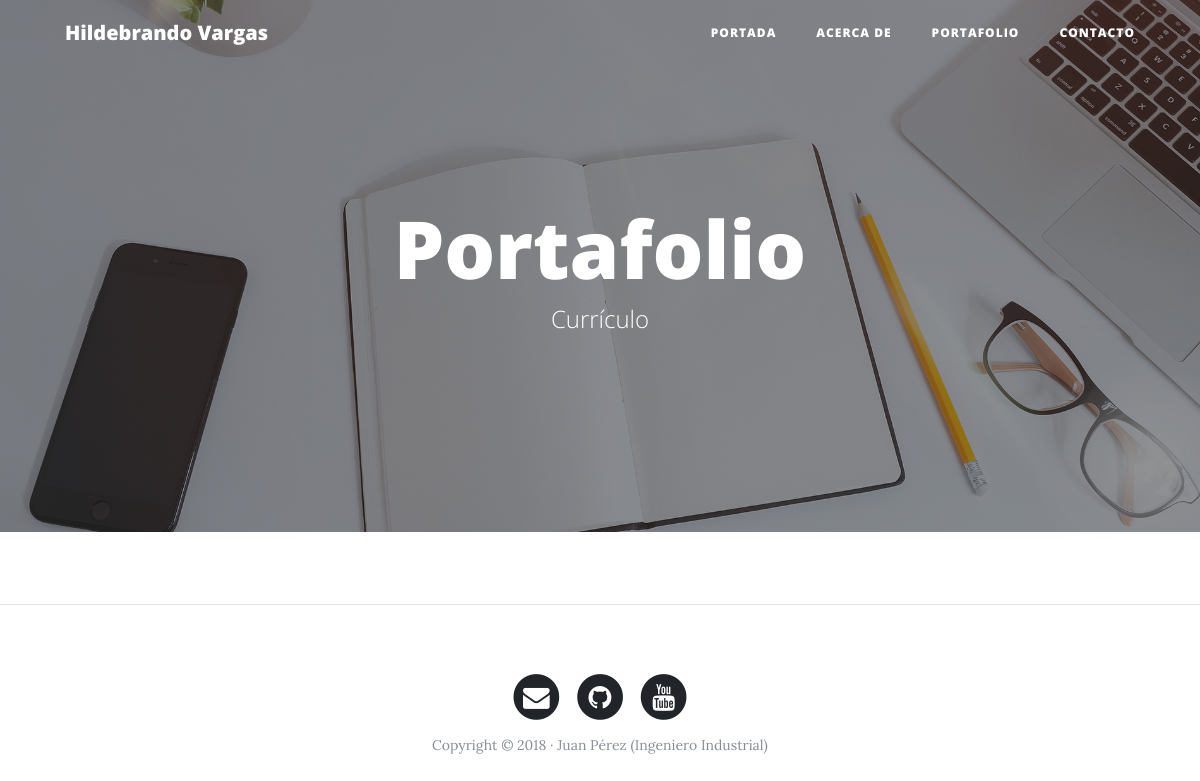
/portfolio/, run on an earlier commit of the app's database.
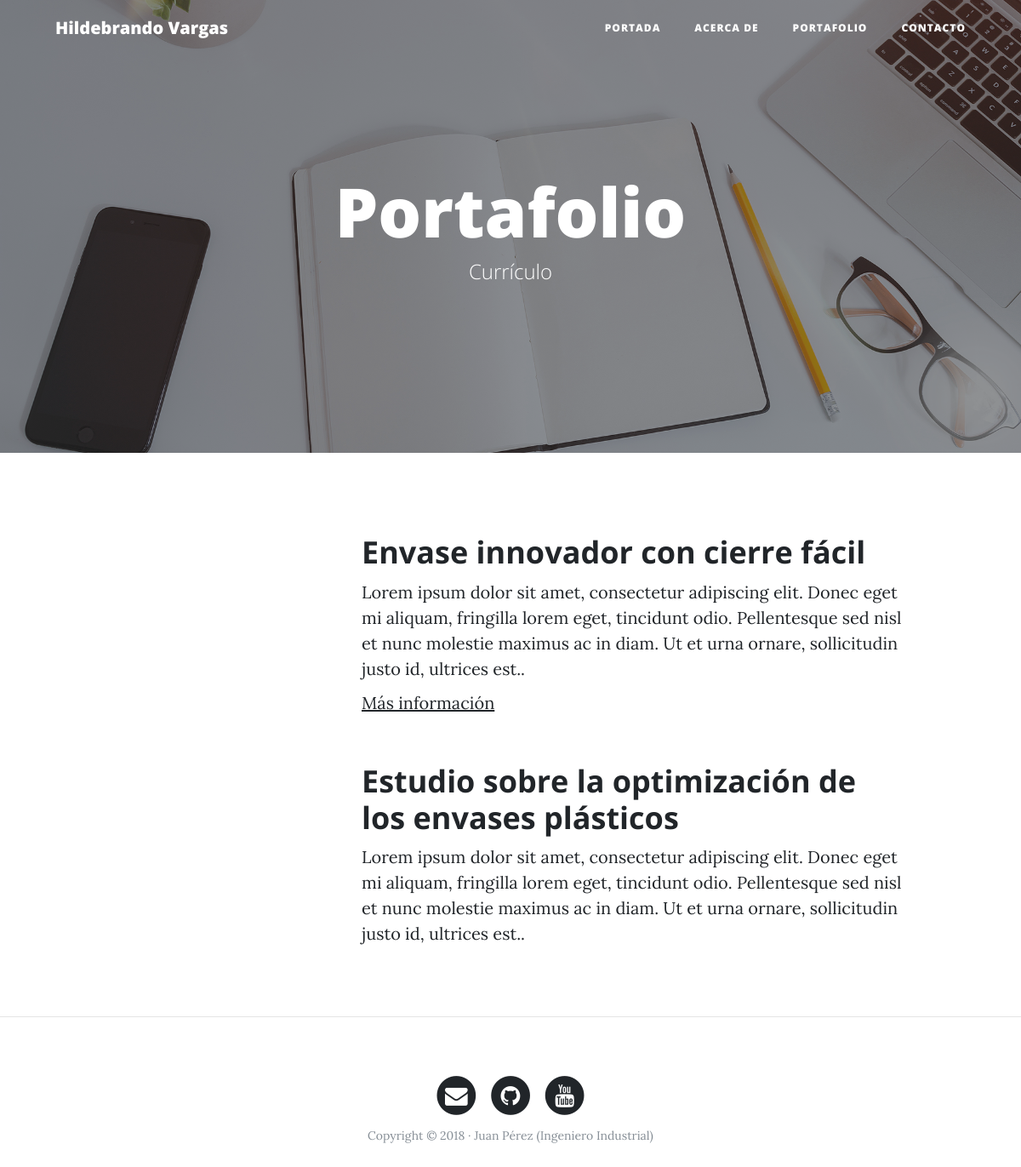
And on a later commit of the database.
### portfolio/models.py (models this page shows, shortened)
class Project(models.Model):
    title = models.CharField(max_length=200, verbose_name="Título")
    description = models.TextField(verbose_name="Descripción")
    image = models.ImageField(verbose_name="Imagen", upload_to="projects")
    link = models.URLField(verbose_name="Dirección Web", null=True, blank=True)
    created = models.DateTimeField(auto_now_add=True, verbose_name="Fecha de creación")
    updated = models.DateTimeField(auto_now=True, verbose_name="Fecha de edición")
    class Meta:
        verbose_name = "proyecto"
        verbose_name_plural = "proyectos"
        ordering = ["-created"]

### portfolio/views.py (the view)
# urls.py: path('portfolio/', portfolio_views.portfolio, name="portfolio"),
def portfolio(request):
    projects = Project.objects.all()
    return render(request, "portfolio/portfolio.html", {'projects': projects})

### portfolio/templates/portfolio/portfolio.html (shortened to what this page needs)
{% extends 'core/base.html' %}
{% block background %}{% load static %}{% static 'core/img/portfolio-bg.jpg' %}{% endblock %}
{% block headers %}
<h1>Portafolio</h1>
<span class="subheading">Currículo</span>
{% endblock %}
{% block content %}
    {% for project in projects %}
        <div class="row project">
            <div class="col-lg-3 col-md-4 offset-lg-1">
            </div>
            <div class="col-lg-7 col-md-8">
                <h2 class="section-heading title">{{project.title}}</h2>
                <p>{{project.description}}</p>
                {% if project.link %}
                    <p><a href="{{project.link}}">Más información</a></p>
                {% endif %}
            </div>
        </div>
    {% endfor %}
{% endblock %}

What changed in the data, as far as the page shows it:
added Project: title "Envase innovador con cierre fácil", description "Lorem ipsum dolor sit amet, consectetur adipiscing elit. Donec eget mi aliquam, fringilla lorem eget, tincidunt odio. Pellentesque sed nisl et nunc molestie maximus ac in diam. Ut et urna ornare, sollicitudin justo id, ultrices est.."
added Project: title "Estudio sobre la optimización de los envases plásticos", description "Lorem ipsum dolor sit amet, consectetur adipiscing elit. Donec eget mi aliquam, fringilla lorem eget, tincidunt odio. Pellentesque sed nisl et nunc molestie maximus ac in diam. Ut et urna ornare, sollicitudin justo id, ultrices est.."
